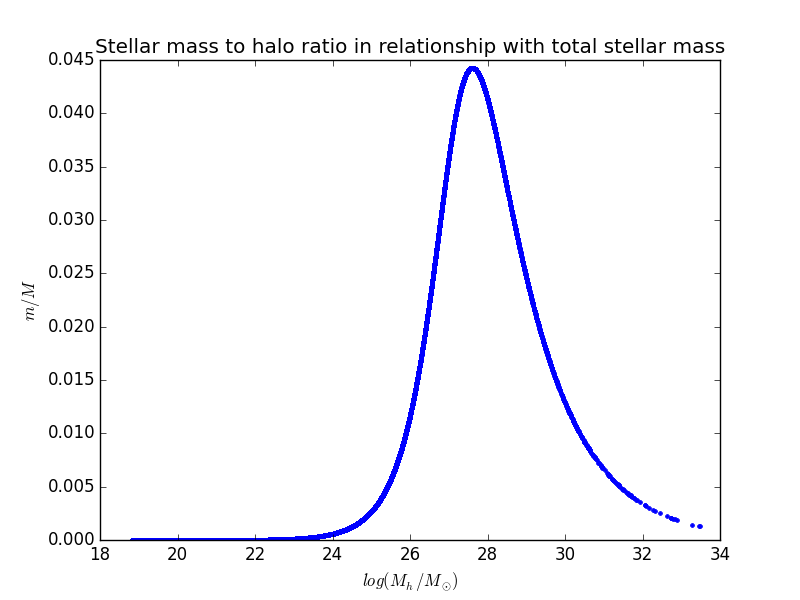

The Python source for this figure:
""" This program creates an SHM ratio relationship with stellar mass of the subhalos in the Illustrus-1 (Dark) Catalog """

import illustris_python as il
import matplotlib.pyplot as plt
import sys
import numpy as np

basePath = './Illustris-1/'
fields = ['SubhaloMass']
subhalos = il.groupcat.loadSubhalos(basePath, 135, fields = fields)
solar_mass = 1.989e30
mass_msun = (subhalos * 1.e10 / 0.704)	# Mh (Msun)
log_Mh = np.log(mass_msun)		# log(Mh)

SHMratio = []				# m/M (To be calculated using the relation)

N10 = 		0.0351+0.0058		# N10 + sigmaN10
gamma10 = 	0.608+0.059		# gamma10 + sigma(gamma10)
beta10 = 	1.376+0.153		# beta10 + sigma(beta10)
M10 = 		10**(11.590+0.236)	# 10^(M10 + sigmaM10) (Should it be 10^M10 + sigmaM10?) 

# Loading bar -- ignore!
toolbar_width = (len(mass_msun)/100000)+1
sys.stdout.write("Creating plot [%s]" % (" " * toolbar_width))
sys.stdout.flush()
sys.stdout.write("\b" * (toolbar_width+1)) 

# Calculating ratio
for j in range(0,len(mass_msun)):
	M = mass_msun[j]
	if j % 100000 == 0:
		sys.stdout.write("#")
		sys.stdout.flush()
	SHMratio.append(2*N10*(((M/M10)**(-beta10))+((M/M10)**gamma10))**(-1))


plt.title("Stellar mass to halo ratio in relationship with total stellar mass")
plt.plot(log_Mh, SHMratio, '.')
plt.xlabel('$log(M_h/M_\odot)$')
plt.ylabel('$m/M$')
#plt.show()
plt.savefig("SHMRatio.png")
print np.log(M10/solar_mass)
print "\nFigure saved!"
plt.clf()

sys.exit()




